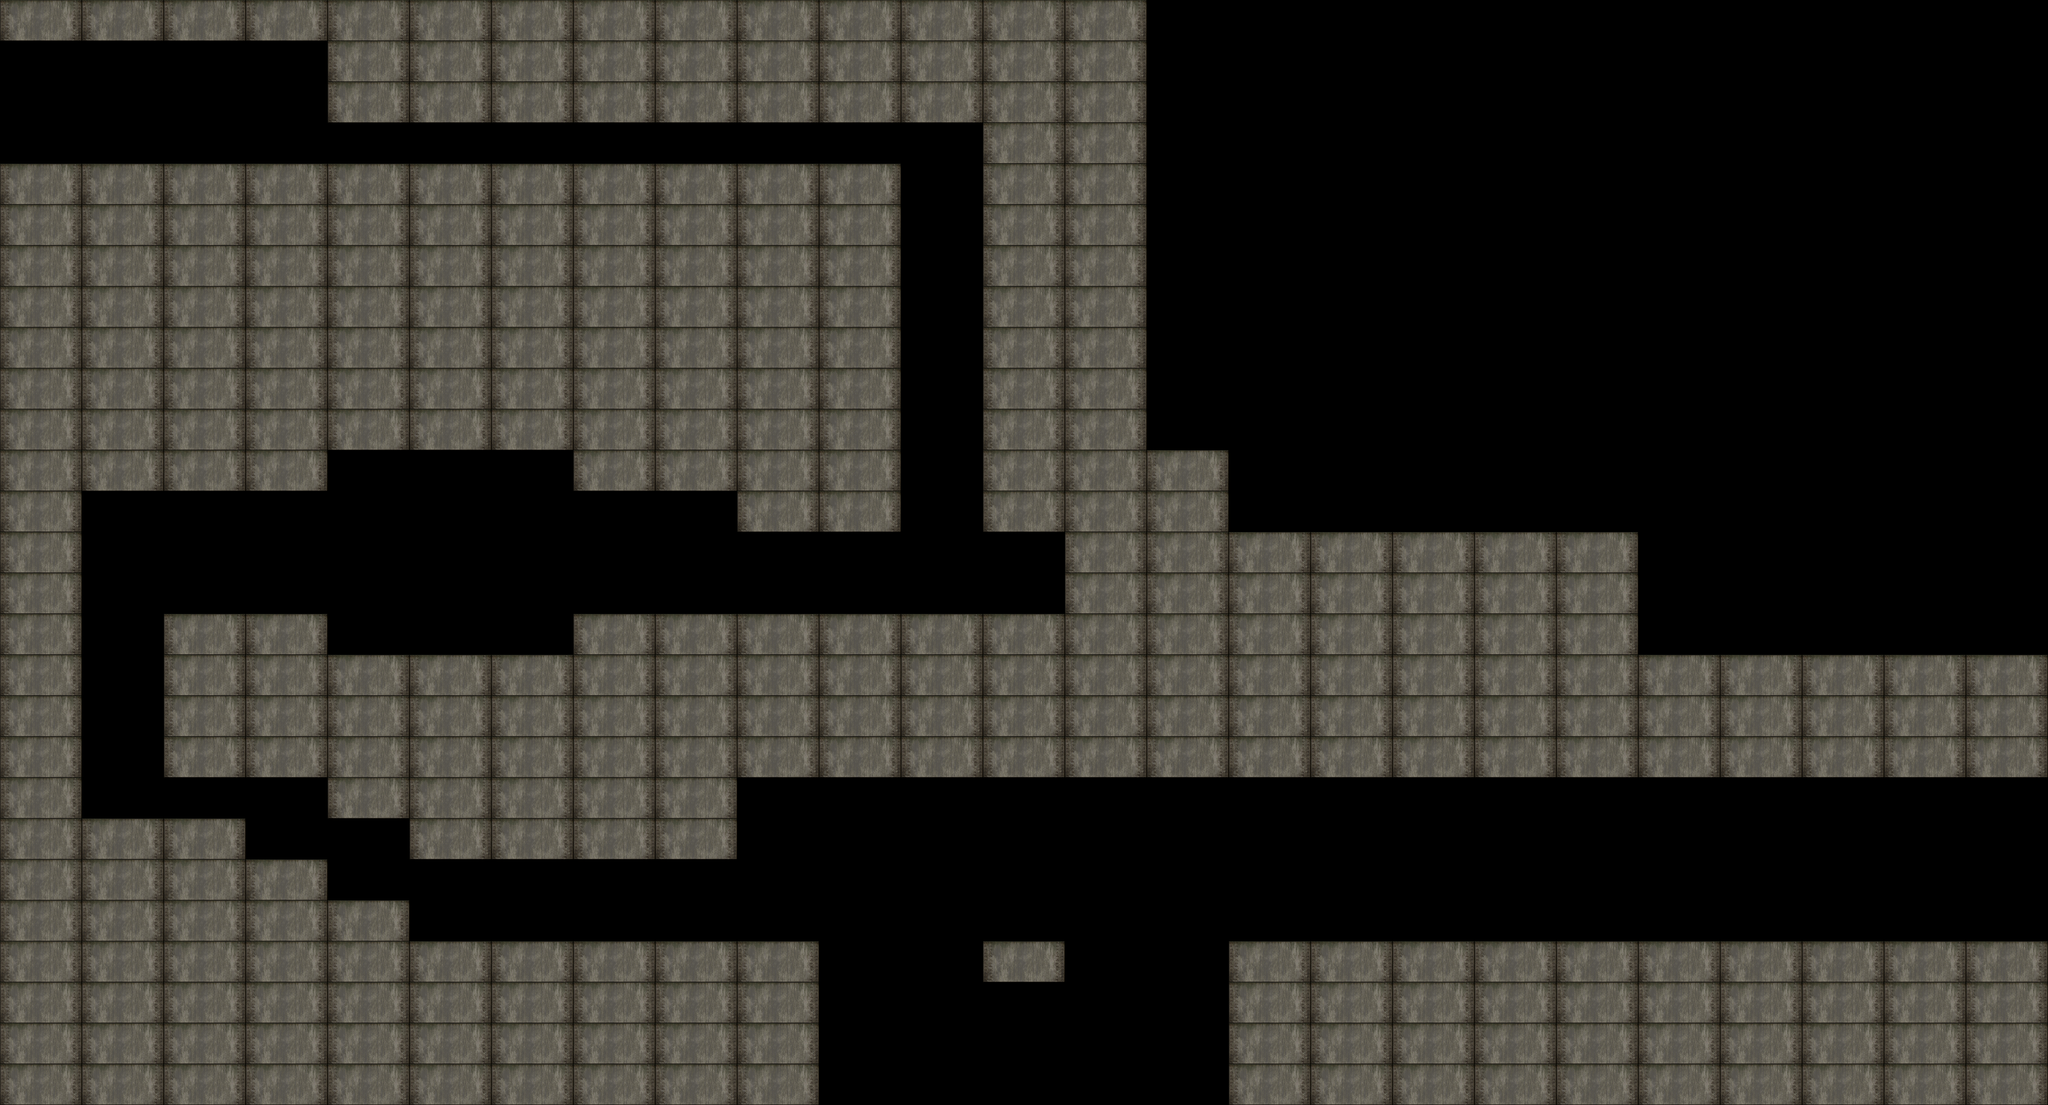

This is a level from a 2D game, rendered from its Tiled map with the project's own tilesets. A one-line summary and the map file follow, with tile-layer data summarised:
An orthogonal 100x54 tile map with 32x32 px tiles, 2 tile layers (Tile Layer 1, collision), 2 tilesets.

<map version="1.0" orientation="orthogonal" width="100" height="54" tilewidth="32" tileheight="32">
 <tileset firstgid="1" name="metro" tilewidth="32" tileheight="32">
  <image source="metro.png" width="128" height="64" />
 </tileset>
 <tileset firstgid="9" name="collision" tilewidth="32" tileheight="32">
  <image source="collision.png" width="96" height="32" />
  <tile id="0">
   <properties>
    <property name="floor" value="" />
   </properties>
  </tile>
  <tile id="1">
   <properties>
    <property name="wall" value="" />
   </properties>
  </tile>
 </tileset>
 <layer name="Tile Layer 1" width="100" height="54">
  <data>[5400 cells, 2808 non-empty, 8 distinct tile ids]</data>
 </layer>
 <layer name="collision" width="100" height="54" opacity="0">
  <data>[5400 cells, 5400 non-empty, 3 distinct tile ids]</data>
 </layer>
</map>